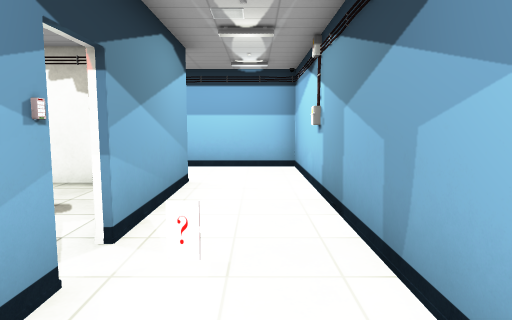
view 1 (above)

17 first-person views from a walk through a Unity game level. The camera is 1.3 m above the floor, tilts 6° down and sees 75° across. The floor is counted in squares, 1 m on a side. Each view is taken from the middle of a square. On the plan, view 1 faces up. The plan holds only what a view shows up to about 14 squares ahead; the rest is blank. The player is left out. Some animated figures are not drawn. Door leaves are left out, so doorways stand open. Some surface patterns are stand-ins.

view 2
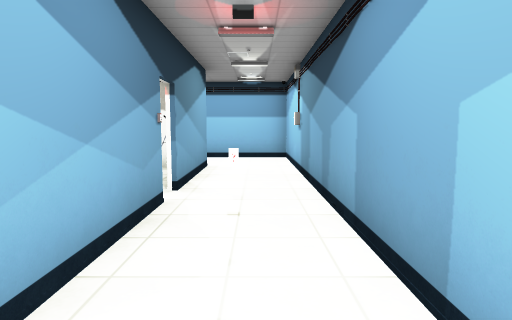

view 3
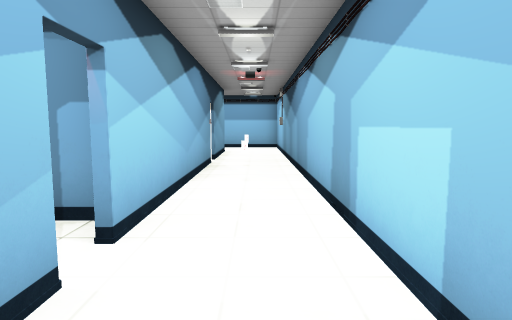

view 4
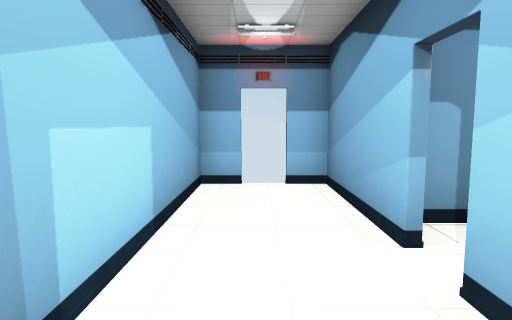

view 5
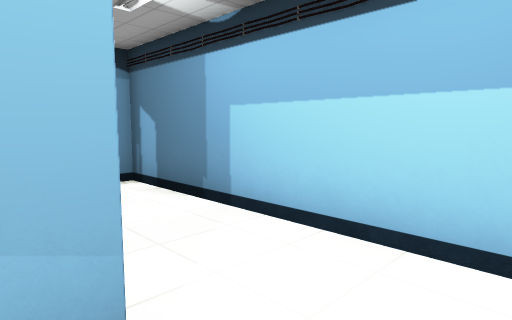

view 6
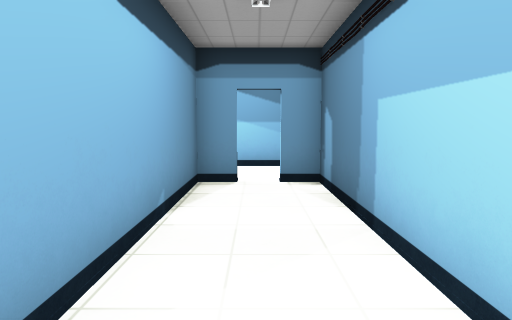

view 7
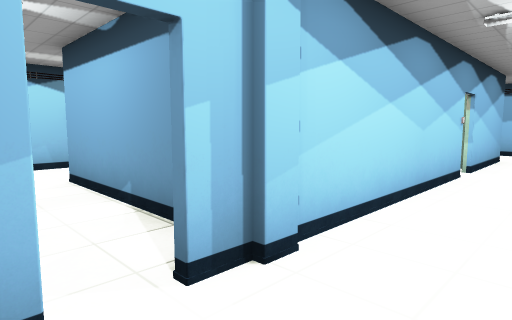

view 8
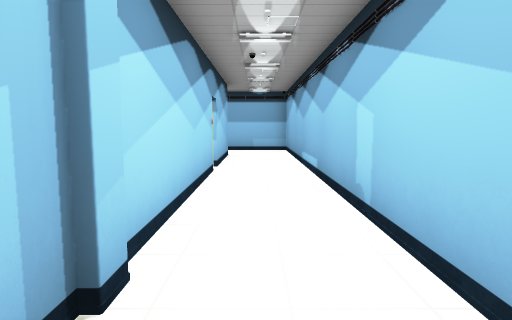

view 9
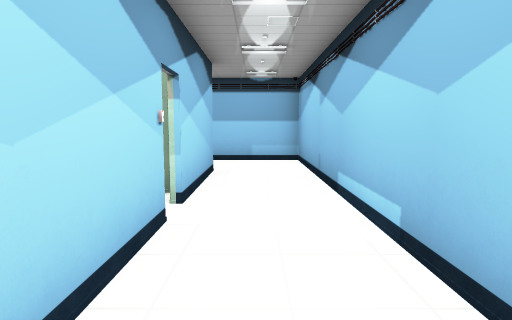

view 10
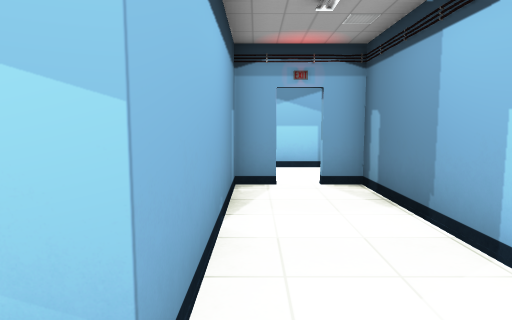

view 11
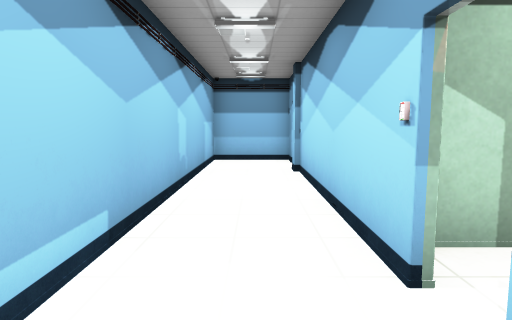

view 12
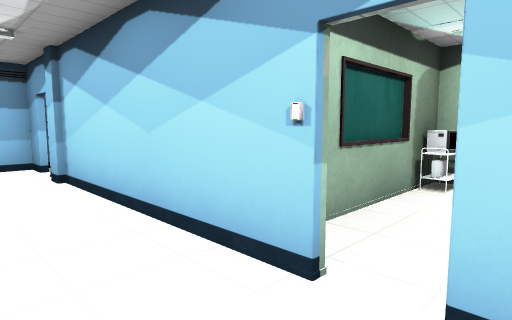

view 13
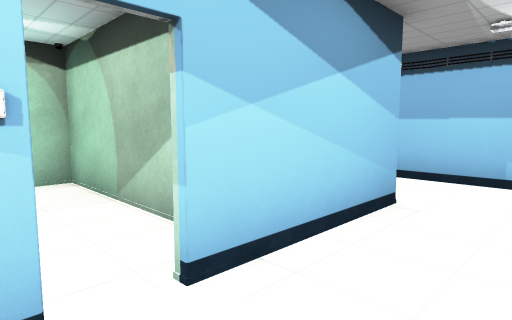

view 14
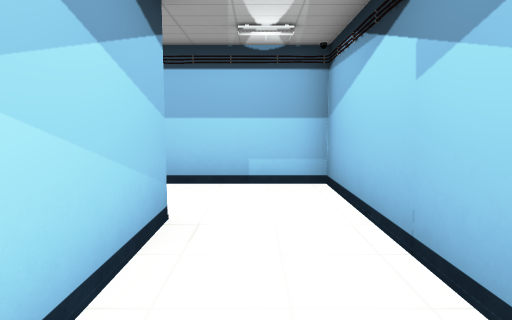

view 15
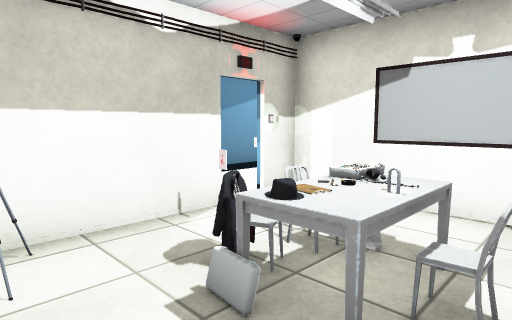

view 16
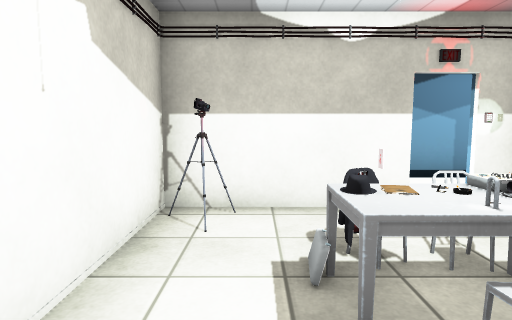

view 17
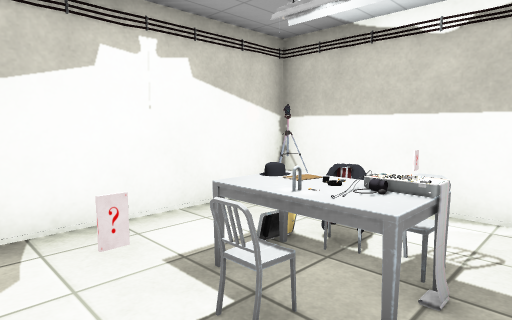

### Floor plan
Points are (right, up) in squares from view 1. A wall is a line through its corners. A room is listed if a view was taken in it or the views show most of it. See-through windows are left out.
Room 1 (views 1, 2, 3, 4, 5)
walls: (-1.6, 0.5) (-1.6, -5.5); (-1.6, -6.4) (-1.6, -10.3) (-0.6, -10.3); (-1.8, 6.5) (-1.8, 7.5); (1.2, 7.4) (1.2, 8.6); (-1.6, 7.7) (-1.6, 3.5); (0.3, -10.3) (1.2, -10.3) (1.2, 6.5)
ways out: opening at (-0.5, 8) to room 2; open door at (-2, -6) to room 3; open door at (-2, 3) to room 4; open door at (0, -10.5)
objects: other object (-3, 7) to (-2, 7); monitor (-2, 1); other object (-2, 2)
Room 2 (view 6)
walls: (-7.5, 7.7) (-1.6, 7.7); (1.2, 8.6) (1.2, 10.5) (-7.6, 10.5) (-7.6, 9.5)
ways out: opening at (-0.5, 8) to room 1; open door at (-8, 9) to room 3
Room 3 (views 7, 8, 9, 10, 11, 12, 13, 14)
walls: (-7.8, 1.5) (-7.8, 8.6); (-1.8, -5.5) (-1.8, -4.5) (-7.8, -4.5) (-7.8, -0.4); (-7.8, 9.5) (-7.8, 10.5) (-10.6, 10.5) (-10.6, -7.3) (-1.8, -7.3)
ways out: open door at (-2, -6) to room 1; open door at (-8, 9) to room 2; opening at (-9, 1) to room 5; open door at (-8, 0) to room 5
objects: column (-8, 8)
Room 4 (views 15, 16, 17)
walls: (-5.4, 1.7) (-2.5, 1.7); (-1.8, 3.5) (-1.8, 6.5); (-1.8, 7.5) (-6.5, 7.5)
ways out: open door at (-2, 3) to room 1
objects: chair (-6, 5); table (-5, 4) to (-4, 5); chair (-4, 4)
Room 5 (no view inside)
walls: (-3.4, 1.5) (-7.1, 1.5); (-7.8, 0.5) (-7.8, 1.5); (-7.4, -1.3) (-1.8, -1.3)
ways out: opening at (-9, 1) to room 3; open door at (-8, 0) to room 3
objects: table (-3, 1)

Where each view was taken, in squares from view 1:
view 1: 0 up, 0 right, facing up
view 2: 3 down, 0 right, facing up
view 3: 9 down, 0 right, facing up
view 4: 3 down, 0 right, facing down
view 5: 7 up, 0 right, facing up-left
view 6: 9 up, 0 right, facing left
view 7: 10 up, 10 left, facing down-right
view 8: 10 up, 9 left, facing down
view 9: 5 up, 9 left, facing down
view 10: 5 down, 9 left, facing right
view 11: 2 down, 9 left, facing up
view 12: 1 down, 10 left, facing up-right
view 13: 1 up, 10 left, facing down-right
view 14: 0 up, 9 left, facing down
view 15: 7 up, 6 left, facing down-right
view 16: 6 up, 7 left, facing right
view 17: 3 up, 7 left, facing up-right
